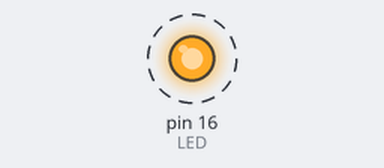
This sketch was run on a simulated Arduino Uno, built with avr-gcc and run on an emulated ATmega328P. Shown: output pins drawn as LEDs (lit = HIGH). Dashed ring = blinking.

Above: at 0.2 s.
Timing chart, 0 to 3.0 s (numbered marks = the images above):
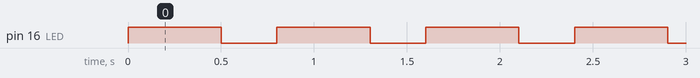

The sketch:

bai4-5.ino
```cpp
#define LED 16
#define TIME_LED_ON 30
#define TIME_LED_OFF 50

enum state_t {
  INIT = 0,
  LED_ON,
  LED_OFF,
};

state_t state;
unsigned long count = 0;

void setup() {
  pinMode(LED, OUTPUT);
  state = INIT;
}

void led_on() {
  digitalWrite(LED, LOW);
}

void led_off() {
  digitalWrite(LED, HIGH);
}

void loop() {
  switch (state) {
    case INIT:
      led_off();
      state = LED_OFF;
      break;
    case LED_OFF:
      if (count >= TIME_LED_OFF) {
        state = LED_ON;
        led_on();
        count = 0;
      }
      break;
    case LED_ON:
      if (count >= TIME_LED_ON) {
        state = LED_OFF;
        led_off();
        count = 0;
      }
      break;
  }
  count++;
  delay(10);
}
```

Measured:
- by itself, pin 16 (LED): alternates HIGH for 0.50 s and LOW for 0.30 s
